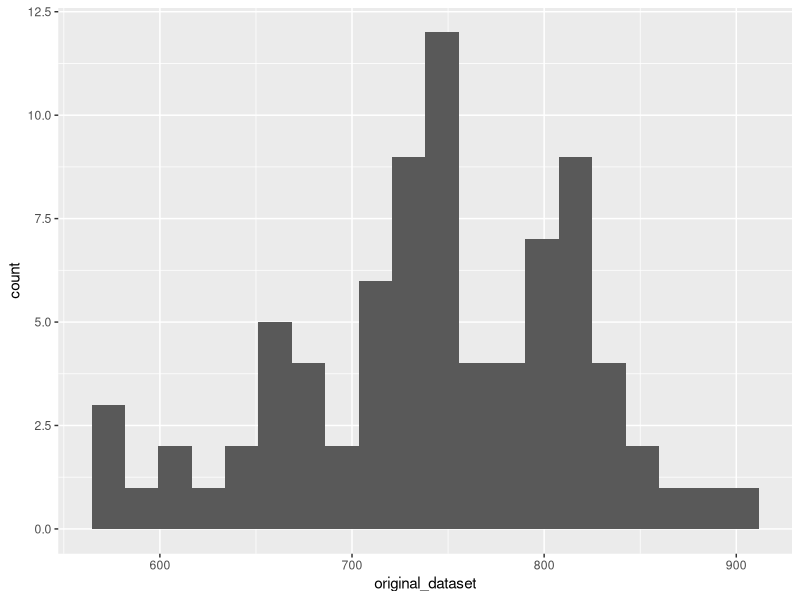
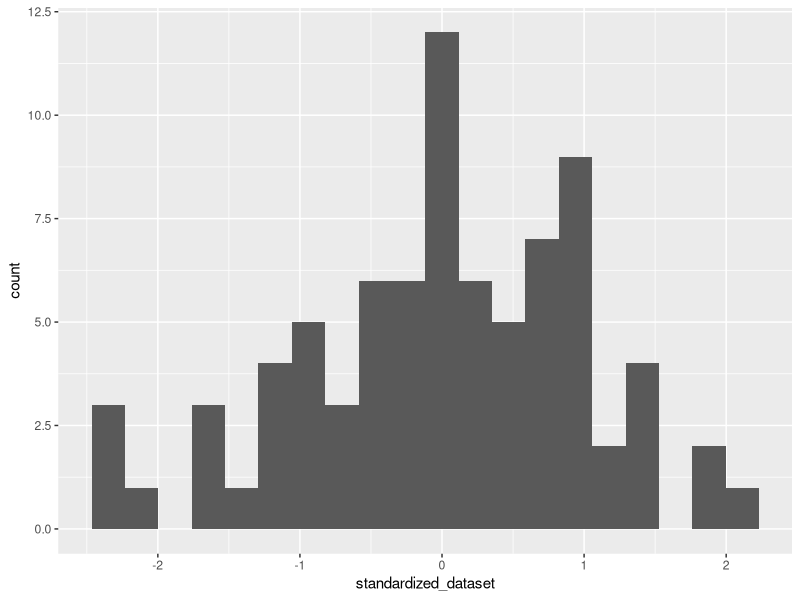

These figures' R source, in order:
## ---- chunk 1
options(scipen=999)
library(tidyverse)
## ---- chunk 2
original_dataset <- c(567.45, 572.45, 572.45, 589.12, 613.87, 615.78, 628.45, 644.87, 650.45, 652.20, 656.87, 661.45, 666.45, 667.70, 668.95, 675.28, 675.78, 685.53, 694.28, 697.62, 705.78, 705.87, 708.12, 711.03, 714.03, 716.03, 722.28, 728.12, 728.70, 729.03, 730.12, 731.95, 735.03, 736.95, 737.37, 738.28, 739.78, 740.62, 743.62, 747.20, 748.20, 748.28, 748.53, 750.03, 752.12, 754.70, 755.03, 758.37, 760.53, 764.03, 769.28, 775.45, 781.20, 781.70, 785.62, 792.78, 793.37, 795.28, 797.62, 798.95, 799.70, 799.95, 810.87, 811.53, 813.62, 814.03, 814.78, 817.87, 818.87, 820.70, 821.12, 825.62, 828.62, 841.45, 842.03, 842.87, 849.62, 874.70, 878.78, 897.45)

ggplot(mapping = aes(original_dataset)) +
  geom_histogram(bins = 20)
## ---- chunk 3
mean <- mean(original_dataset)
standard_deviation <- sd(original_dataset)

mean
standard_deviation
## ---- chunk 4
standardized_dataset <- (original_dataset-mean)/standard_deviation

standardized_dataset
## ---- chunk 5
new_mean <- mean(standardized_dataset)
new_standard_deviation <- sd(standardized_dataset)

round(new_mean)
round(new_standard_deviation)
## ---- chunk 6
ggplot(mapping = aes(standardized_dataset)) +
  geom_histogram(bins = 20)
## ---- chunk 7
dataScientist_salaries <- c(117313, 104002, 113038, 101936, 84560, 113136, 80740, 100536, 105052, 87201, 91986, 94868, 90745, 102848, 85927, 112276, 108637, 96818, 92307, 114564, 109714, 108833, 115295, 89279, 81720, 89344, 114426, 90410, 95118, 113382)

std_dev <- 15000
## ---- chunk 8
salary_mean <- mean(dataScientist_salaries)
salary_mean
## ---- chunk 9
# 95% Confidence Interval, z0.025
pnorm(1.96)
## ---- chunk 10
# 99% Confidence Interval, z 0.005
qnorm(0.995)
## ---- chunk 11
z <- qnorm(0.95)
z
## ---- chunk 12
confidence <- 90

z <- round(qnorm(1-(1-(confidence/100))/2), 2)
## ---- chunk 13
lower_int <- round(salary_mean - z*(std_dev/sqrt(30)))

upper_int <- round(salary_mean + z*(std_dev/sqrt(30)))
